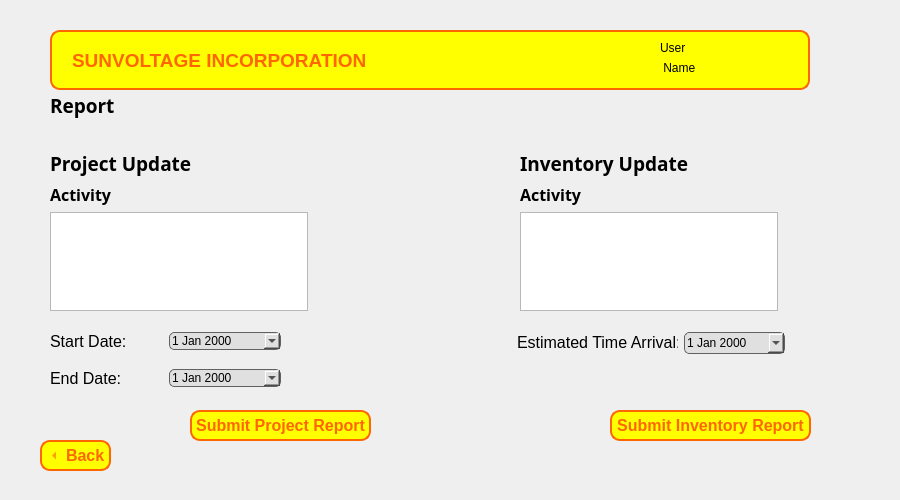
<?xml version="1.0" encoding="UTF-8"?>
<ui version="4.0">
 <class>Form</class>
 <widget class="QWidget" name="Form">
  <property name="geometry">
   <rect>
    <x>0</x>
    <y>0</y>
    <width>900</width>
    <height>500</height>
   </rect>
  </property>
  <property name="windowTitle">
   <string>Form</string>
  </property>
  <widget class="QLabel" name="label_lists_or_profile">
   <property name="geometry">
    <rect>
     <x>50</x>
     <y>90</y>
     <width>291</width>
     <height>31</height>
    </rect>
   </property>
   <property name="font">
    <font>
     <family>Segoe UI Black</family>
     <pointsize>14</pointsize>
     <bold>true</bold>
    </font>
   </property>
   <property name="text">
    <string>Report</string>
   </property>
  </widget>
  <widget class="QLabel" name="label_User">
   <property name="geometry">
    <rect>
     <x>660</x>
     <y>40</y>
     <width>111</width>
     <height>16</height>
    </rect>
   </property>
   <property name="text">
    <string>User</string>
   </property>
  </widget>
  <widget class="QToolButton" name="backButton">
   <property name="geometry">
    <rect>
     <x>40</x>
     <y>440</y>
     <width>71</width>
     <height>31</height>
    </rect>
   </property>
   <property name="font">
    <font>
     <pointsize>12</pointsize>
     <bold>true</bold>
    </font>
   </property>
   <property name="styleSheet">
    <string notr="true">QToolButton {
				color: rgb(255, 102, 0);
                background-color: rgb(255, 255, 0);
                border-color: rgb(255, 102, 0);
                border: 2px solid #ff6600;
                border-radius: 10px;
            }
            QToolButton:hover, QToolButton:pressed {
                background-color: rgb(255, 183, 0);
            }</string>
   </property>
   <property name="text">
    <string>Back</string>
   </property>
   <property name="iconSize">
    <size>
     <width>20</width>
     <height>20</height>
    </size>
   </property>
   <property name="checkable">
    <bool>true</bool>
   </property>
   <property name="checked">
    <bool>false</bool>
   </property>
   <property name="toolButtonStyle">
    <enum>Qt::ToolButtonTextBesideIcon</enum>
   </property>
   <property name="arrowType">
    <enum>Qt::LeftArrow</enum>
   </property>
  </widget>
  <widget class="QLabel" name="Label_user_name">
   <property name="geometry">
    <rect>
     <x>660</x>
     <y>60</y>
     <width>81</width>
     <height>16</height>
    </rect>
   </property>
   <property name="text">
    <string> Name</string>
   </property>
  </widget>
  <widget class="QLabel" name="Header">
   <property name="geometry">
    <rect>
     <x>50</x>
     <y>30</y>
     <width>760</width>
     <height>60</height>
    </rect>
   </property>
   <property name="font">
    <font>
     <pointsize>14</pointsize>
     <bold>true</bold>
    </font>
   </property>
   <property name="styleSheet">
    <string notr="true">color: rgb(255, 102, 0);
background-color: rgb(255, 255, 0);
border-color: rgb(255, 102, 0);
border: 2px solid #ff6600; 
border-radius: 10px;
</string>
   </property>
   <property name="text">
    <string>SUNVOLTAGE INCORPORATION</string>
   </property>
   <property name="textFormat">
    <enum>Qt::AutoText</enum>
   </property>
   <property name="scaledContents">
    <bool>false</bool>
   </property>
   <property name="margin">
    <number>0</number>
   </property>
   <property name="indent">
    <number>20</number>
   </property>
  </widget>
  <widget class="QToolButton" name="submit_inventory_button">
   <property name="geometry">
    <rect>
     <x>610</x>
     <y>410</y>
     <width>201</width>
     <height>31</height>
    </rect>
   </property>
   <property name="font">
    <font>
     <pointsize>12</pointsize>
     <bold>true</bold>
    </font>
   </property>
   <property name="styleSheet">
    <string notr="true">QToolButton {
				color: rgb(255, 102, 0);
                background-color: rgb(255, 255, 0);
                border-color: rgb(255, 102, 0);
                border: 2px solid #ff6600;
                border-radius: 10px;
            }
            QToolButton:hover, QToolButton:pressed {
                background-color: rgb(255, 183, 0);
            }</string>
   </property>
   <property name="text">
    <string>Submit Inventory Report</string>
   </property>
   <property name="iconSize">
    <size>
     <width>20</width>
     <height>20</height>
    </size>
   </property>
   <property name="checkable">
    <bool>true</bool>
   </property>
   <property name="checked">
    <bool>false</bool>
   </property>
   <property name="toolButtonStyle">
    <enum>Qt::ToolButtonTextBesideIcon</enum>
   </property>
   <property name="arrowType">
    <enum>Qt::NoArrow</enum>
   </property>
  </widget>
  <widget class="QToolButton" name="submit_proj_report">
   <property name="geometry">
    <rect>
     <x>190</x>
     <y>410</y>
     <width>181</width>
     <height>31</height>
    </rect>
   </property>
   <property name="font">
    <font>
     <pointsize>12</pointsize>
     <bold>true</bold>
    </font>
   </property>
   <property name="styleSheet">
    <string notr="true">QToolButton {
				color: rgb(255, 102, 0);
                background-color: rgb(255, 255, 0);
                border-color: rgb(255, 102, 0);
                border: 2px solid #ff6600;
                border-radius: 10px;
            }
            QToolButton:hover, QToolButton:pressed {
                background-color: rgb(255, 183, 0);
            }</string>
   </property>
   <property name="text">
    <string>Submit Project Report</string>
   </property>
   <property name="iconSize">
    <size>
     <width>20</width>
     <height>20</height>
    </size>
   </property>
   <property name="checkable">
    <bool>true</bool>
   </property>
   <property name="checked">
    <bool>false</bool>
   </property>
   <property name="toolButtonStyle">
    <enum>Qt::ToolButtonTextBesideIcon</enum>
   </property>
   <property name="arrowType">
    <enum>Qt::NoArrow</enum>
   </property>
  </widget>
  <widget class="QWidget" name="">
   <property name="geometry">
    <rect>
     <x>520</x>
     <y>150</y>
     <width>258</width>
     <height>161</height>
    </rect>
   </property>
   <layout class="QVBoxLayout" name="verticalLayout">
    <item>
     <widget class="QLabel" name="label_lists_or_profile_3">
      <property name="font">
       <font>
        <family>Segoe UI Black</family>
        <pointsize>14</pointsize>
        <bold>true</bold>
       </font>
      </property>
      <property name="text">
       <string>Inventory Update</string>
      </property>
     </widget>
    </item>
    <item>
     <widget class="QLabel" name="label_lists_or_profile_5">
      <property name="font">
       <font>
        <family>Segoe UI Black</family>
        <pointsize>12</pointsize>
        <bold>true</bold>
       </font>
      </property>
      <property name="text">
       <string>Activity</string>
      </property>
     </widget>
    </item>
    <item>
     <widget class="QTextEdit" name="textEdit_inventory"/>
    </item>
   </layout>
  </widget>
  <widget class="QWidget" name="">
   <property name="geometry">
    <rect>
     <x>50</x>
     <y>150</y>
     <width>258</width>
     <height>161</height>
    </rect>
   </property>
   <layout class="QVBoxLayout" name="verticalLayout_2">
    <item>
     <widget class="QLabel" name="label_lists_or_profile_2">
      <property name="font">
       <font>
        <family>Segoe UI Black</family>
        <pointsize>14</pointsize>
        <bold>true</bold>
       </font>
      </property>
      <property name="text">
       <string>Project Update</string>
      </property>
     </widget>
    </item>
    <item>
     <widget class="QLabel" name="label_lists_or_profile_4">
      <property name="font">
       <font>
        <family>Segoe UI Black</family>
        <pointsize>12</pointsize>
        <bold>true</bold>
       </font>
      </property>
      <property name="text">
       <string>Activity</string>
      </property>
     </widget>
    </item>
    <item>
     <widget class="QTextEdit" name="textEdit_proj"/>
    </item>
   </layout>
  </widget>
  <widget class="QWidget" name="">
   <property name="geometry">
    <rect>
     <x>50</x>
     <y>320</y>
     <width>231</width>
     <height>81</height>
    </rect>
   </property>
   <layout class="QVBoxLayout" name="verticalLayout_3">
    <item>
     <layout class="QHBoxLayout" name="horizontalLayout">
      <item>
       <widget class="QLabel" name="label_lists_or_profile_6">
        <property name="font">
         <font>
          <family>Segoe UI</family>
          <pointsize>12</pointsize>
          <bold>false</bold>
         </font>
        </property>
        <property name="text">
         <string>Start Date:</string>
        </property>
       </widget>
      </item>
      <item>
       <widget class="QDateEdit" name="proj_start_date">
        <property name="styleSheet">
         <string notr="true">QDateEdit {
	border: 1px solid #616161;
	background-color: #E0E0E0;
	border-radius: 5px;
}

QDateEdit::placeholder {
    color: #a9a9a9;
}

QDateEdit:focus {
    border: 2px solid #ff6600;
}</string>
        </property>
        <property name="calendarPopup">
         <bool>true</bool>
        </property>
       </widget>
      </item>
     </layout>
    </item>
    <item>
     <layout class="QHBoxLayout" name="horizontalLayout_2">
      <item>
       <widget class="QLabel" name="label_lists_or_profile_7">
        <property name="font">
         <font>
          <family>Segoe UI</family>
          <pointsize>12</pointsize>
          <bold>false</bold>
         </font>
        </property>
        <property name="text">
         <string>End Date: </string>
        </property>
       </widget>
      </item>
      <item>
       <widget class="QDateEdit" name="proj_end_date">
        <property name="styleSheet">
         <string notr="true">QDateEdit {
	border: 1px solid #616161;
	background-color: #E0E0E0;
	border-radius: 5px;
}

QDateEdit::placeholder {
    color: #a9a9a9;
}

QDateEdit:focus {
    border: 2px solid #ff6600;
}</string>
        </property>
        <property name="calendarPopup">
         <bool>true</bool>
        </property>
       </widget>
      </item>
     </layout>
    </item>
   </layout>
  </widget>
  <widget class="QLabel" name="label_lists_or_profile_8">
   <property name="geometry">
    <rect>
     <x>517</x>
     <y>332</y>
     <width>161</width>
     <height>21</height>
    </rect>
   </property>
   <property name="font">
    <font>
     <family>Segoe UI</family>
     <pointsize>12</pointsize>
     <bold>false</bold>
    </font>
   </property>
   <property name="text">
    <string>Estimated Time Arrival:</string>
   </property>
  </widget>
  <widget class="QDateEdit" name="inventory_arival_date">
   <property name="geometry">
    <rect>
     <x>684</x>
     <y>332</y>
     <width>101</width>
     <height>22</height>
    </rect>
   </property>
   <property name="styleSheet">
    <string notr="true">QDateEdit {
	border: 1px solid #616161;
	background-color: #E0E0E0;
	border-radius: 5px;
}

QDateEdit::placeholder {
    color: #a9a9a9;
}

QDateEdit:focus {
    border: 2px solid #ff6600;
}</string>
   </property>
   <property name="maximumDate">
    <date>
     <year>9999</year>
     <month>12</month>
     <day>24</day>
    </date>
   </property>
   <property name="minimumDate">
    <date>
     <year>1752</year>
     <month>9</month>
     <day>18</day>
    </date>
   </property>
   <property name="calendarPopup">
    <bool>true</bool>
   </property>
  </widget>
  <zorder>Header</zorder>
  <zorder>label_lists_or_profile</zorder>
  <zorder>label_User</zorder>
  <zorder>backButton</zorder>
  <zorder>Label_user_name</zorder>
  <zorder>label_lists_or_profile_2</zorder>
  <zorder>label_lists_or_profile_3</zorder>
  <zorder>textEdit_proj</zorder>
  <zorder>label_lists_or_profile_4</zorder>
  <zorder>textEdit_inventory</zorder>
  <zorder>label_lists_or_profile_5</zorder>
  <zorder>proj_start_date</zorder>
  <zorder>proj_end_date</zorder>
  <zorder>label_lists_or_profile_6</zorder>
  <zorder>label_lists_or_profile_7</zorder>
  <zorder>layoutWidget</zorder>
  <zorder>submit_inventory_button</zorder>
  <zorder>submit_proj_report</zorder>
 </widget>
 <resources/>
 <connections/>
</ui>
